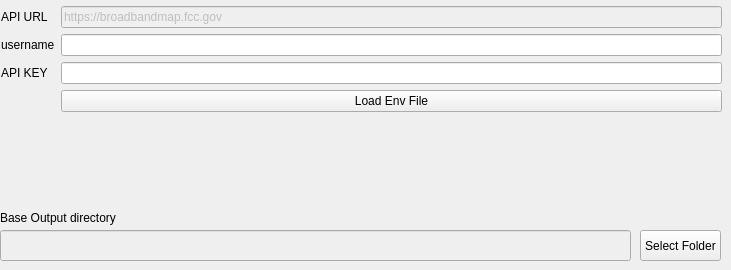
    <widget class="QWidget" name="env">
     <attribute name="title">
      <string>Environment Settings</string>
     </attribute>
     <widget class="QWidget" name="layoutWidget">
      <property name="geometry">
       <rect>
        <x>1</x>
        <y>6</y>
        <width>721</width>
        <height>141</height>
       </rect>
      </property>
      <layout class="QFormLayout" name="formLayout_2">
       <item row="0" column="0">
        <widget class="QLabel" name="apiURLlabel">
         <property name="text">
          <string>API URL</string>
         </property>
        </widget>
       </item>
       <item row="0" column="1">
        <widget class="QLineEdit" name="env_api_base_url">
         <property name="enabled">
          <bool>false</bool>
         </property>
         <property name="text">
          <string>https://broadbandmap.fcc.gov</string>
         </property>
        </widget>
       </item>
       <item row="1" column="0">
        <widget class="QLabel" name="usernameLabel">
         <property name="text">
          <string>username</string>
         </property>
        </widget>
       </item>
       <item row="1" column="1">
        <widget class="QLineEdit" name="env_username"/>
       </item>
       <item row="2" column="0">
        <widget class="QLabel" name="aPIKEYLabel">
         <property name="text">
          <string>API KEY</string>
         </property>
        </widget>
       </item>
       <item row="2" column="1">
        <widget class="QLineEdit" name="env_api_key"/>
       </item>
       <item row="3" column="1">
        <widget class="QPushButton" name="env_file_btn">
         <property name="text">
          <string>Load Env File</string>
         </property>
         <property name="checkable">
          <bool>false</bool>
         </property>
        </widget>
       </item>
      </layout>
     </widget>
     <widget class="QLineEdit" name="base_file_path">
      <property name="enabled">
       <bool>false</bool>
      </property>
      <property name="geometry">
       <rect>
        <x>0</x>
        <y>230</y>
        <width>631</width>
        <height>31</height>
       </rect>
      </property>
     </widget>
     <widget class="QPushButton" name="base_folder_select_btn">
      <property name="geometry">
       <rect>
        <x>640</x>
        <y>230</y>
        <width>81</width>
        <height>31</height>
       </rect>
      </property>
      <property name="text">
       <string>Select Folder</string>
      </property>
     </widget>
     <widget class="QLabel" name="label_8">
      <property name="geometry">
       <rect>
        <x>0</x>
        <y>210</y>
        <width>631</width>
        <height>16</height>
       </rect>
      </property>
      <property name="text">
       <string>Base Output directory</string>
      </property>
     </widget>
    </widget>
